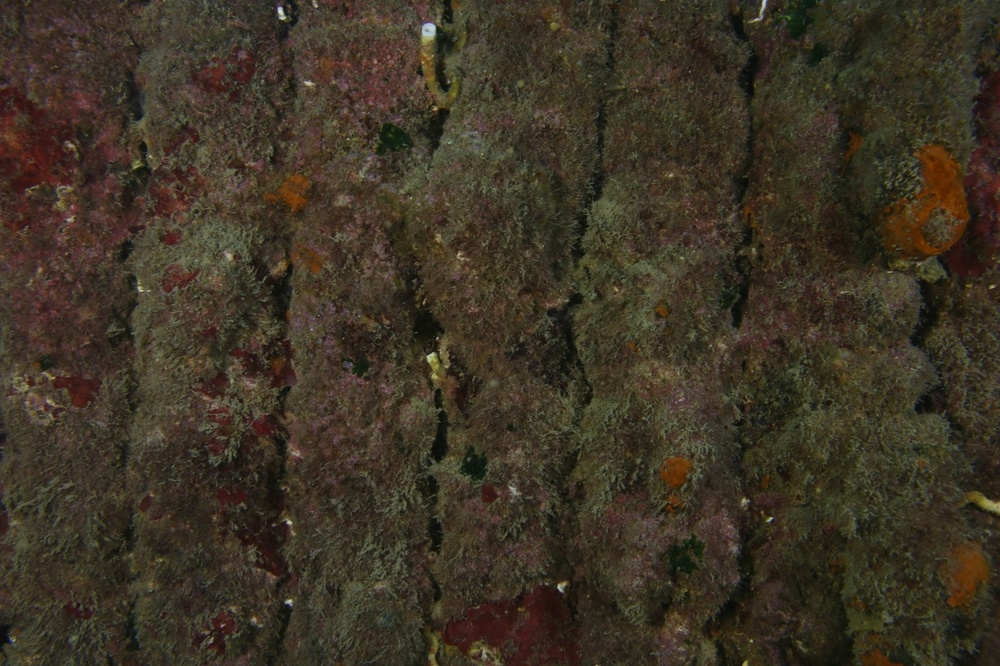
#> input picture SLAM/image1.jpeg, 1000 x 666 px, shrunk from 1600 x 1066 before the run
$ python akaze_matching.py
#> lines starting #> are read from the running program, lines starting #| are printed output that depends on the picture
from __future__ import print_function
import cv2 as cv
import numpy as np
import argparse

parser = argparse.ArgumentParser(description='AKAZE local features matching pour drone.')
parser.add_argument('--input1', help='Path to input image 1.', default='image1.jpeg')
parser.add_argument('--input2', help='Path to input image 2.', default='image2.jpeg')
parser.add_argument(
        "--akaze-threshold",
        type=float,
        default=0.001,
        help="Seuil de détection AKAZE. Diminuer (ex: 0.0005) pour trouver PLUS de points."
    )
args = parser.parse_args()

# 2. On charge les images DIRECTEMENT (sans samples.findFile)
img1 = cv.imread(args.input1, cv.IMREAD_GRAYSCALE)
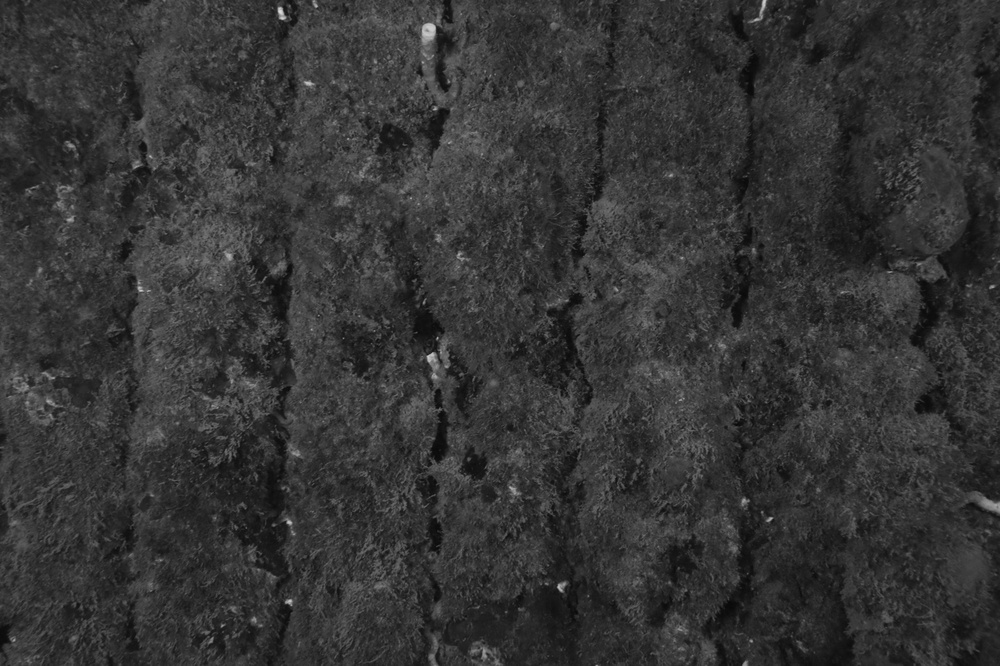
#> img1: shape (666, 1000); min 7, max 219, mean 52.8
img2 = cv.imread(args.input2, cv.IMREAD_GRAYSCALE)
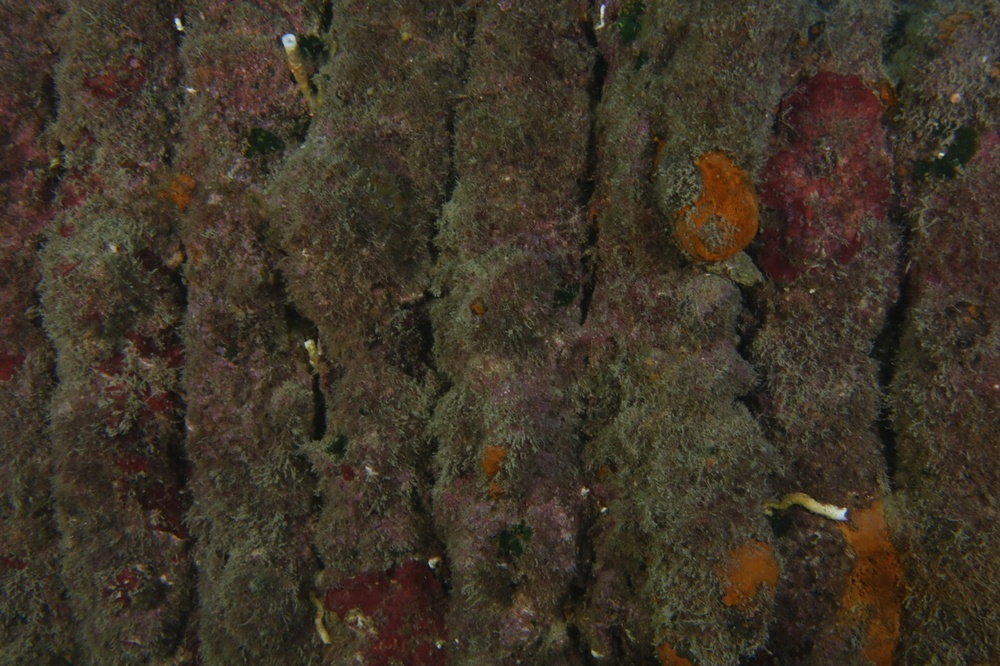
#> input picture SLAM/image2.jpeg, 1000 x 666 px, shrunk from 1600 x 1066 before the run
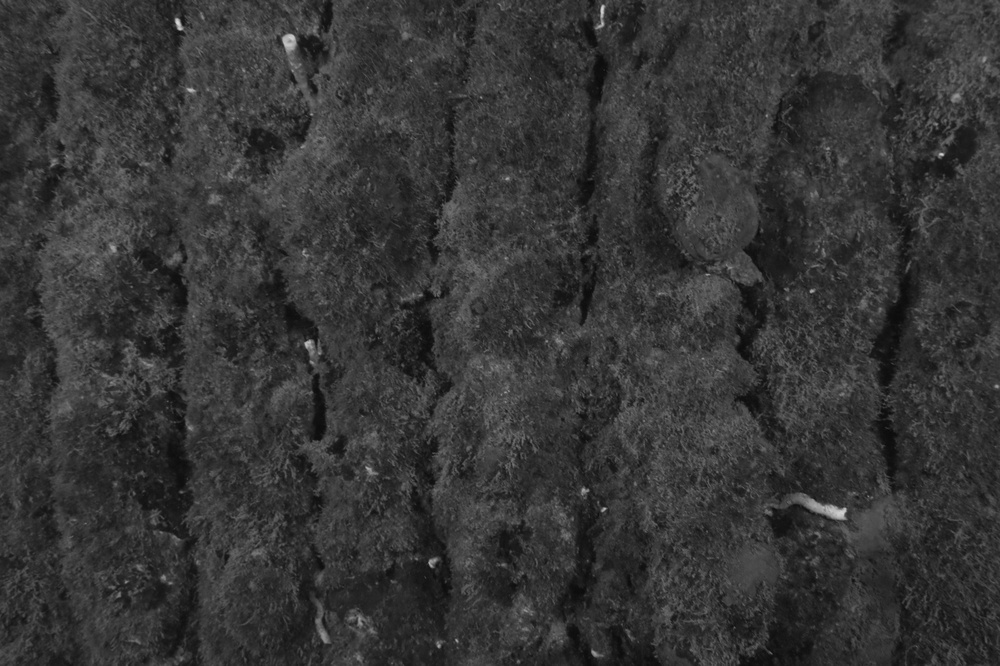
#> img2: shape (666, 1000); min 7, max 216, mean 53.8

if img1 is None or img2 is None:
    print('Erreur : Impossible de trouver ou d\'ouvrir les images ! Vérifie les chemins.')
    exit(0)

# 3. Détection AKAZE
akaze = cv.AKAZE_create(threshold=args.akaze_threshold)
kpts1, desc1 = akaze.detectAndCompute(img1, None)
#> kpts1 = 374 keypoints; strongest (x, y, size): (431, 358, 8.1), (561, 586, 8.1), (431, 357, 5.7), (560, 587, 5.7)
kpts2, desc2 = akaze.detectAndCompute(img2, None)
#> kpts2 = 325 keypoints; strongest (x, y, size): (840, 513, 8.1), (837, 513, 11.4), (308, 344, 5.7), (841, 514, 5.7)

# 4. Matching brut (K-Nearest Neighbors)
matcher = cv.DescriptorMatcher_create(cv.DescriptorMatcher_BRUTEFORCE_HAMMING)
nn_matches = matcher.knnMatch(desc1, desc2, 2)
#> nn_matches = 374 matches

# 5. Filtrage par le test de ratio de Lowe
good_matches = []
pts1 = []
pts2 = []
nn_match_ratio = 0.8

for m, n in nn_matches:
    if m.distance < nn_match_ratio * n.distance:
        good_matches.append(m)
        pts1.append(kpts1[m.queryIdx].pt)
        pts2.append(kpts2[m.trainIdx].pt)
#> after the loop, good_matches = 66 matches; pts1 = 66 pairs, first value 142.5 to 931.3, second value 54.84 to 631.9; pts2 = 66 pairs, first value 59.11 to 749.7, second value 63.25 to 586.8

# On convertit les listes en tableaux Numpy pour les calculs mathématiques
pts1 = np.float32(pts1)
pts2 = np.float32(pts2)

inliers1 = []
inliers2 = []
final_good_matches = []

# 6. Ransac
if len(good_matches) > 10:
    # On calcule la matrice d'homographie et on récupère le masque des "bons" points
    matrix, mask = cv.findHomography(pts1, pts2, cv.RANSAC, 5.0)
#> matrix = [[0.88, 0.0629, -99.78], [0.0133, 0.939, 5.3], [-3.35e-05, 5.25e-05, 1]]; mask = 66 values, max 1 at index 0, min 0 at index 1, mean 0.5
    matchesMask = mask.ravel().tolist()
#> matchesMask has the same summary as mask

    for i, is_inlier in enumerate(matchesMask):
        if is_inlier == 1:
            inliers1.append(kpts1[good_matches[i].queryIdx])
            inliers2.append(kpts2[good_matches[i].trainIdx])
            final_good_matches.append(good_matches[i])
#> this loop made 66 passes
#> is_inlier on passes 1 to 12: 1, 0, 1, 1, 0, 0, 0, 0, 0, 0, 0, 0
#> after the loop, final_good_matches = 33 matches; inliers1 = 33 keypoints; strongest (x, y, size): (228, 256, 8.1), (254, 620, 5.7), (342, 200, 8.1), (271, 578, 8.1); inliers2 = 33 keypoints; strongest (x, y, size): (112, 248, 8.1), (163, 578, 5.7), (559, 340, 8.1), (214, 198, 5.7)
else:
    print("Pas assez de correspondances trouvées !")

res = cv.drawMatches(img1, kpts1, img2, kpts2, final_good_matches, None,
                     matchColor=(0, 255, 0), singlePointColor=(255, 0, 0), flags=2)
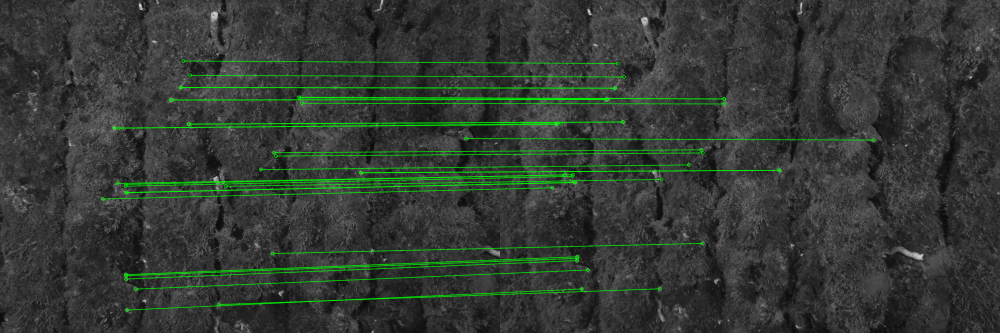
#> res: shape (666, 2000, 3) (shown at 1/2 size); mean of channels 0, 1, 2 51.8, 58.6, 51.8; drawn as B, G, R

cv.imwrite("akaze_result.png", res)

print('--- Résultats du Matching AKAZE + RANSAC ---')
print('# Keypoints Image 1:                  \t', len(kpts1))
#| # Keypoints Image 1:                  	 374
print('# Keypoints Image 2:                  \t', len(kpts2))
#| # Keypoints Image 2:                  	 325
print('# Matches initiaux (Lowe):            \t', len(good_matches))
#| # Matches initiaux (Lowe):            	 66
print('# Inliers (Vrais points après RANSAC):\t', len(inliers1))
#| # Inliers (Vrais points après RANSAC):	 33


cv.imshow('AKAZE Matches', res)
cv.waitKey(0)
cv.destroyAllWindows()
